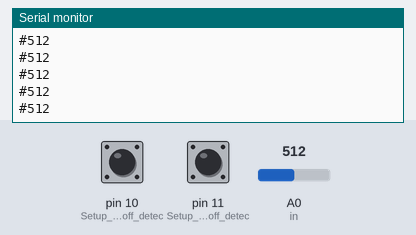
The sketch below on a simulated Arduino Uno, built with avr-gcc and run on an emulated ATmega328P. Parts: the last lines printed to the serial monitor. The test bench sets the inputs (shaded band); at power-on: pin 10 (Setup_for_leads_off_detec) LOW, A0 (in) = 512, pin 11 (Setup_for_leads_off_detec) LOW.

Above: at 1.2 s.
1.3 s: pin 10 (Setup_for_leads_off_detec) pulled HIGH for 0.15 s
2.9 s: A0 (in) set to 716
At 4.0 s:
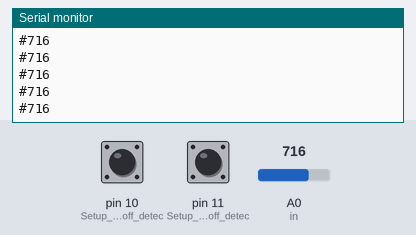
4.4 s: pin 11 (Setup_for_leads_off_detec) pulled HIGH for 0.15 s
6.0 s: A0 (in) set to 900
At 6.9 s:
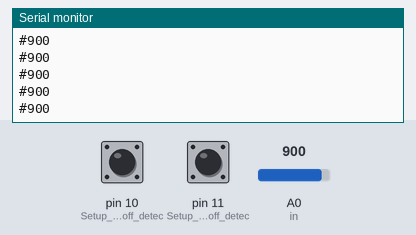
7.5 s: pin 10 (Setup_for_leads_off_detec) pulled HIGH for 0.15 s
9.1 s: pin 11 (Setup_for_leads_off_detec) pulled HIGH for 1 s
At 9.9 s:
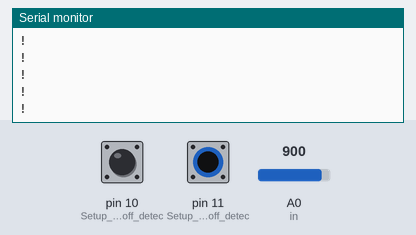
Timing chart, 0 to 12.1 s (numbered marks = the images above; inputs shaded):
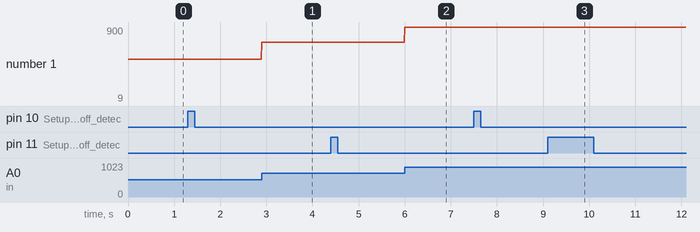

Measured:
- after the input at 2.9 s, the serial monitor: prints a new line at once (image 1)
- after the input at 6.0 s, the serial monitor: prints a new line at once (image 2)
- plotted number 1: 512 → 716 after the input at 2.9 s, 716 → 900 after the input at 6.0 s, 900 → 9 after the input at 9.1 s

The sketch:

workingengver.ino
```cpp
int in=A0;
void setup() {
Serial.begin(9600);
pinMode(10, INPUT); // Setup for leads off detection LO +
pinMode(11, INPUT); // Setup for leads off detection LO -
pinMode(in,INPUT);
}

void loop() {

if((digitalRead(10) == 1)||(digitalRead(11) == 1)){
Serial.println('!');
}
else{
// send the value of analog input 0:
Serial.print("#");
Serial.println(analogRead(A0));
//byte val = map(analogRead(A0),0,1024.0,0,255);
//Serial.write(val);
//Serial.println(val);
}
//Wait for a bit to keep serial data from saturating
delay(10);
}
```
